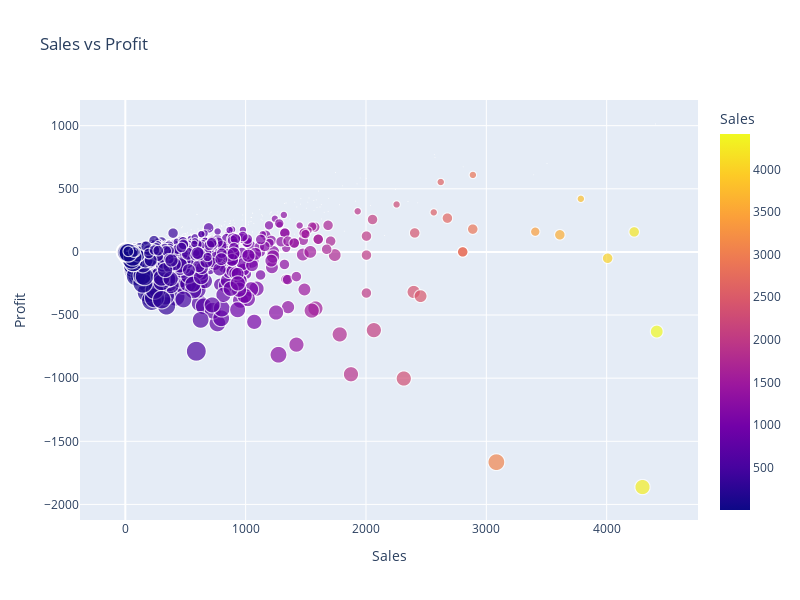

Source (notebook cell):
### Code cell
scatter_plot = px.scatter(sales, x='Sales', y='Profit', color='Sales', size='Discount', title='Sales vs Profit')
scatter_plot.update_layout(
    width=800,  
    height=600  
)
scatter_plot.show()

### Figure 1 — Plotly figure (JSON) as saved in the notebook; plotly's stock layout.template omitted (floating-point values rounded to 4 significant figures; data arrays with more than 128 entries replaced by an {"elided": "..."} marker saying what was removed)
{"data": [{"hovertemplate": "Sales=%{marker.color}<br>Profit=%{y}<br>Discount=%{marker.size}<extra></extra>", "legendgroup": "", "marker": {"color": {"elided": "2121 float values"}, "coloraxis": "coloraxis", "size": {"elided": "2121 float values"}, "sizemode": "area", "sizeref": 0.00175, "symbol": "circle"}, "mode": "markers", "name": "", "showlegend": false, "type": "scattergl", "x": {"elided": "2121 float values"}, "xaxis": "x", "y": {"elided": "2121 float values"}, "yaxis": "y"}], "layout": {"coloraxis": {"colorbar": {"title": {"text": "Sales"}}, "colorscale": [[0, "#0d0887"], [0.1111, "#46039f"], [0.2222, "#7201a8"], [0.3333, "#9c179e"], [0.4444, "#bd3786"], [0.5556, "#d8576b"], [0.6667, "#ed7953"], [0.7778, "#fb9f3a"], [0.8889, "#fdca26"], [1, "#f0f921"]]}, "height": 600, "legend": {"itemsizing": "constant", "tracegroupgap": 0}, "title": {"text": "Sales vs Profit"}, "width": 800, "xaxis": {"anchor": "y", "domain": [0, 1], "title": {"text": "Sales"}}, "yaxis": {"anchor": "x", "domain": [0, 1], "title": {"text": "Profit"}}}}
